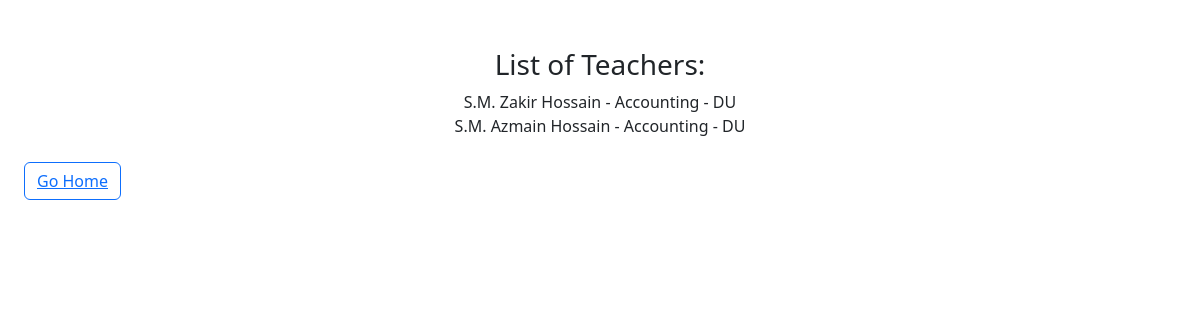
/list-teacher, run on the app's committed database.
### data/models.py (models this page shows, shortened)
class teacher(models.Model):
    name = models.CharField(max_length=200, unique=True)
    subject = models.ForeignKey(subject, on_delete=models.CASCADE, blank=True)
    school = models.ForeignKey(school, on_delete=models.CASCADE, blank = True)

class subject(models.Model):
    name = models.CharField(max_length=200,unique=True)
    tutor = models.CharField(max_length=200)
    std_no = models.IntegerField(default=0)
    def __str__(self):
        return f"{self.name}"

class school(models.Model):
    name = models.CharField(max_length=200)
    city = models.CharField(max_length=200)
    rating = models.IntegerField(default=1)
    def __str__(self):
        return self.name

### data/views.py (the view)
# urls.py: path('list-teacher', listteacher.as_view(), name="listteacher"),
class listteacher(ListView):
    model = teacher
    template_name = 'teacherlist.html'

### data/templates/teacherlist.html (shortened to what this page needs)
<!DOCTYPE html>
<html lang="en">
<head>
    <link href="https://cdn.jsdelivr.net/npm/bootstrap@5.2.3/dist/css/bootstrap.min.css" rel="stylesheet">
</head>
<body>
    <div class="container mt-5 text-center">
        <h3>List of Teachers:</h3>
    {% for teacher in object_list %}
    {{teacher.name}} - {{teacher.subject}} - {{teacher.school}}
    <br>
    {% endfor %}
    </div>
    <button class="btn btn-outline-primary m-4"><a href="{%url 'index' %}">Go Home</a></button>
</body>
</html>

### data on the page
teacher: name "S.M. Zakir Hossain", subject "Accounting", school "DU"
teacher: name "S.M. Azmain Hossain", subject "Accounting", school "DU"
